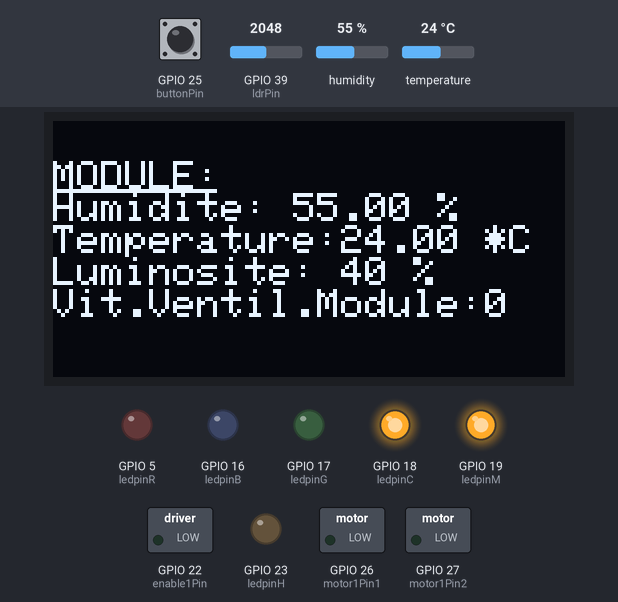
A program run on a simulated ESP32. Parts: 128×64 one-colour display, switched loads named in the program (green lamp = pin HIGH), output pins drawn as LEDs (lit = HIGH). Inputs (shaded band) come from the test bench; at power-on: temperature 24 °C, GPIO 39 (ldrPin) = 2048, humidity 55 %, GPIO 25 (buttonPin) LOW. WiFi joins after 1.5 s; servers stay silent unless stated; no MQTT or app messages arrive unless stated.

Above: at 4.8 s.
4.9 s: temperature set to 26 °C
At 14.9 s:
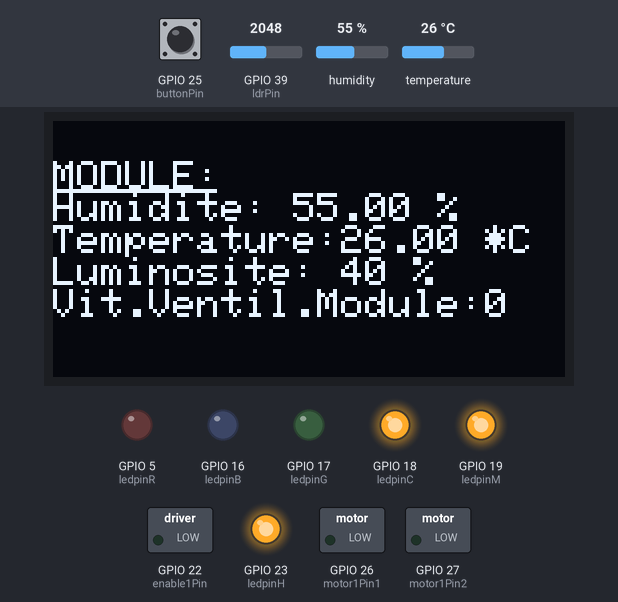
15.9 s: GPIO 39 (ldrPin) set to 2866
At 16.7 s:
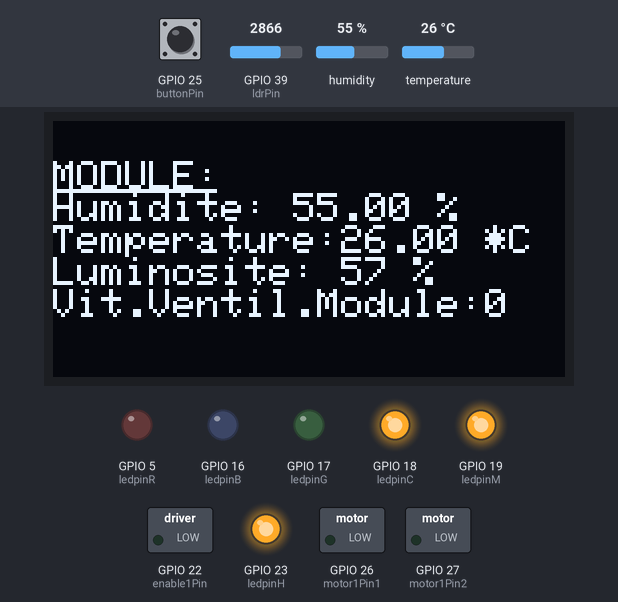
17.7 s: humidity set to 22 %
At 25.6 s:
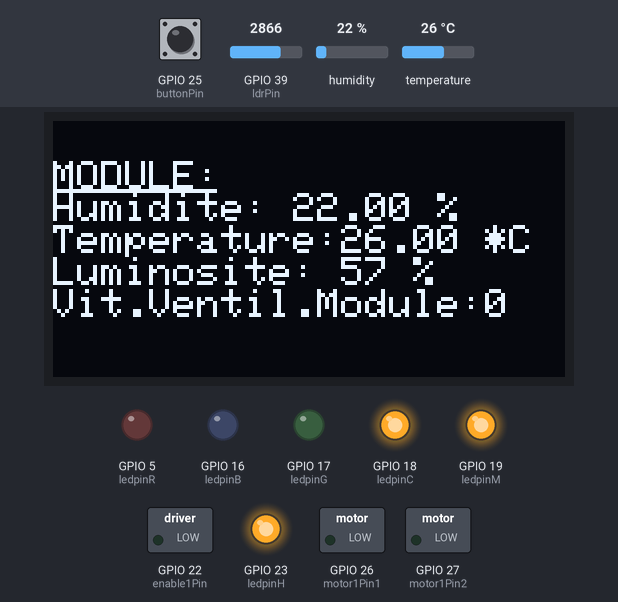
27.4 s: GPIO 39 (ldrPin) set to 3603
At 29.3 s:
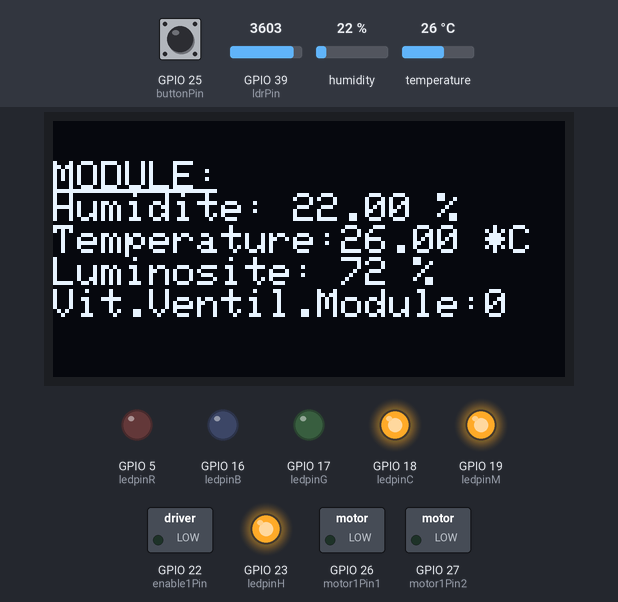
29.6 s: humidity set to 40 %
At 35.1 s:
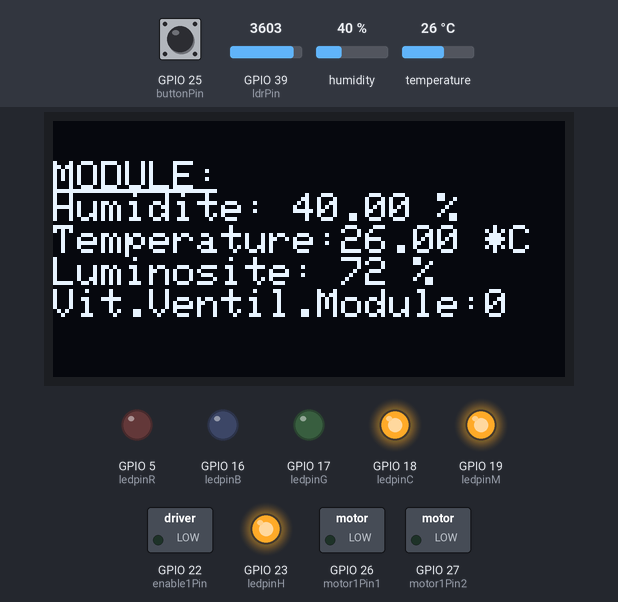
Timing chart, 0 to 36.6 s (numbered marks = the images above; inputs shaded):
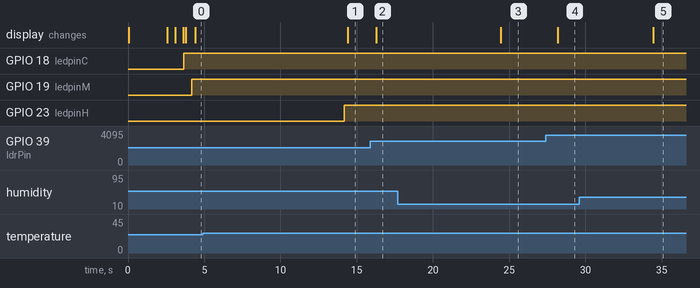

Measured:
- the behaviour switches between 24 and 25 °C on temperature (found by bisection; images 0 and 1)
- after the input at 4.9 s, GPIO 23 (ledpinH): LOW → HIGH after 9.3 s; the display: changes after 9.5 s (image 1)
- after the input at 15.9 s, the display: changes after 0.40 s (image 2)
- after the input at 17.7 s, the display: changes after 6.7 s (image 3)
- after the input at 27.4 s, the display: changes after 0.79 s (image 4)
- after the input at 29.6 s, the display: changes after 4.9 s (image 5)

The program:

main.cpp
```cpp
#include <WiFi.h>
#include <HTTPClient.h>
#include <Adafruit_Sensor.h>
#include <DHT.h>
#include <PubSubClient.h>
#include <ArduinoJson.h>
#include <SPIFFS.h>
#include <SD.h>
#include <ETH.h>
#include <Update.h>
#include <SPI.h>
#include <Wire.h>
#include <Adafruit_GFX.h>
#include <Adafruit_SSD1306.h>


#define SCREEN_WIDTH 128 // OLED display width, in pixels
#define SCREEN_HEIGHT 64 // OLED display height, in pixels
#define OLED_RESET     -1 // Reset pin # (or -1 if sharing Arduino reset pin)
#define SCREEN_ADDRESS 0x3C
#define SCREEN_ADDRESS2 0x3D

Adafruit_SSD1306 oled(SCREEN_WIDTH, SCREEN_HEIGHT, &Wire, OLED_RESET);

#define LOGO_HEIGHT   16
#define LOGO_WIDTH    16
#define DHTPIN 32     // Digital pin connected to the DHT sensor
#define DHTTYPE    DHT11     // DHT 11
DHT dht(DHTPIN, DHTTYPE);

const char *ssid = "Priamh";
const char *password = "123123123";
const char* mqtt_server = "192.168.137.1";

int state=0;
int compteurfan=0;
int compteurlang=0;


int cf=0;

int lumi=0;

const int buttonPin =25;
const int ledpinR = 5;
const int ledpinG = 17;
const int ledpinB = 16;

const int ledpinH = 23;
const int ledpinM = 19;
const int ledpinC = 18;

const int ldrPin = 39;

int motor1Pin1 = 26;
int motor1Pin2 = 27;
int enable1Pin = 22;
 String messageTemp;


static char temperatureTemp[7];
static char humidityTemp[7];
DynamicJsonDocument doc(256);
DynamicJsonDocument docRecep(512);
char json_string[256];
float t;
float h;

long now = millis();
long lastMeasure = 0;

WiFiClient espClient;
PubSubClient client;


void callback(String topic, byte* message, unsigned int length) {
  for (int i = 0; i < length; i++) {
    messageTemp += (char)message[i];


  }
  Serial.println(messageTemp);
  deserializeJson(docRecep , messageTemp);
  messageTemp="";

}

void reconnect() {
  // Loop until we're reconnected
  while (!client.connected()) {
    oled.setCursor(0, 10);       // set position to display
    oled.print("Attempting MQTT connection...");
      oled.display();
    // Attempt to connect
    if (client.connect("ESP32mod")) {
      oled.println("connected");
      oled.display();
      // Subscribe or resubscribe to a topic
      // You can subscribe to more topics (to control more LEDs in this example)
      client.subscribe("esp32OUT2");
    } else {
      // Wait 5 seconds before retrying
     vTaskDelay(pdMS_TO_TICKS(5000));
    }
  }
}
void screensetup(){
  // initialize OLED display with I2C address 0x3C
  if (!oled.begin(SSD1306_SWITCHCAPVCC, 0x3C)) {
    Serial.println(F("failed to start SSD1306 OLED"));
    while (1);
  }

  vTaskDelay(pdMS_TO_TICKS( 2000));         // wait two seconds for initializing

  oled.clearDisplay(); // clear display
  oled.setTextSize(1);         // set text size
  oled.setTextColor(WHITE);    // set text color
  oled.setCursor(0, 10);       // set position to display


}

void connectmqtt(){

  WiFi.mode(WIFI_STA);
  WiFi.begin(ssid, password);

  oled.setCursor(0, 10);       // set position to display

  oled.println("Started");
  oled.print("Connecting");
  while (WiFi.status() != WL_CONNECTED) {
  vTaskDelay(pdMS_TO_TICKS( 500));
  oled.print(".");
  oled.display();
  }
  client.setClient(espClient);
  client.setServer(mqtt_server,1883);
  client.setCallback(callback);
}


void espconnect(void *pvParameters ){

for(;;){

  if (!client.connected()) {
    reconnect();
  }
  if(!client.loop())
    client.connect("ESP8266Client");
}}
void dhtread(void *pvParameters){
  for(;;){

    lastMeasure = now;
    // Sensor readings may also be up to 2 seconds 'old' (its a very slow sensor)
    h = dht.readHumidity();
    // Read temperature as Celsius (the default)
    t = dht.readTemperature();

    // Check if any reads failed and exit early (to try again).
    if (isnan(h) || isnan(t)) {
      Serial.println("Failed to read from DHT sensor!");
    }
 vTaskDelay( pdMS_TO_TICKS( 10000 ) );
 }
}


void otherinfo(void *pvParameters){

  for(;;){

 compteurfan= int(docRecep["fan2"]);
    lumi= analogRead(ldrPin)/50;
    if(t>=25 ){
      digitalWrite(ledpinH,HIGH);
      digitalWrite(ledpinM,HIGH);
      digitalWrite(ledpinC,HIGH);
    }
    if(t<=18){
      digitalWrite(ledpinH,LOW);
      digitalWrite(ledpinM,LOW);
      digitalWrite(ledpinC,HIGH);
    }
    if(t<25 && t>18){
      digitalWrite(ledpinH,LOW);
      digitalWrite(ledpinM,HIGH);
      digitalWrite(ledpinC,HIGH);

    }

    if(digitalRead(buttonPin)==HIGH){
      int rouge = docRecep["rouge2"];
      int vert = docRecep["vert2"];
      int bleu = docRecep["bleu2"];
      analogWrite(ledpinR,rouge );
      analogWrite(ledpinG,vert);
      analogWrite(ledpinB,bleu);

    }
    if(digitalRead(buttonPin)==LOW){
      analogWrite(ledpinR,0 );
      analogWrite(ledpinG,0);
      analogWrite(ledpinB,0);

    }

    if(compteurfan==0){

  digitalWrite(enable1Pin, LOW);
  digitalWrite(motor1Pin2, LOW);

analogWrite(motor1Pin1, 0);


    }
     if(compteurfan==1){

  digitalWrite(enable1Pin, HIGH);
  digitalWrite(motor1Pin2, LOW);

analogWrite(motor1Pin1, 50);

    }
    if(compteurfan==2){

  digitalWrite(enable1Pin, HIGH);
  digitalWrite(motor1Pin2, LOW);

  analogWrite(motor1Pin1, 100);

    }
    if(compteurfan==3){

  digitalWrite(enable1Pin, HIGH);
  digitalWrite(motor1Pin2, LOW);
analogWrite(motor1Pin1, 200);

    }
    vTaskDelay( pdMS_TO_TICKS( 500 ) );
  }

}

void jsonadd(void *pvParameters){
  for(;;){
 dtostrf(t, 2, 2, temperatureTemp);
 dtostrf(h, 2, 2, humidityTemp);
 doc["temperaturemodule"] = temperatureTemp;
 doc["humiditymodule"] = humidityTemp;
 doc["luminosite"] = lumi;


 serializeJson(doc, json_string);
 vTaskDelay( pdMS_TO_TICKS( 500 ) );
 }
}

void displaydata(void *pvParameters){
  for(;;){

    compteurlang=int(docRecep["lang"]);

    cf=int(docRecep["degre"]);
    oled.clearDisplay();
    oled.setCursor(0, 10);       // set position to display
  vTaskDelay(pdMS_TO_TICKS(  100));

  if(compteurlang==0){
  oled.clearDisplay();
  oled.setCursor(0, 10);       // set position to display
  oled.println("MODULE:");
 oled.drawLine(0,17,40, 17, WHITE);
  oled.print("Humidite: ");
  oled.print(humidityTemp);
  oled.println(" %");
  oled.print("Temperature:");
  if(cf==0){
  oled.print(temperatureTemp);
  oled.println(" *C ");
  }
  if(cf==1){
  oled.print(String(((9*t)/5) +32));
  oled.println(" *F ");
  }
     oled.print("Luminosite: ");
  oled.print(String(lumi));
  oled.println(" %");
  oled.print("Vit.Ventil.Module:");
  oled.println(String(compteurfan));

  }

   if(compteurlang==1){
  oled.clearDisplay();
  oled.setCursor(0, 10);       // set position to display
  oled.println("MODULE:");
  oled.drawLine(0,17,40, 17, WHITE);
  oled.print("Humidity: ");
  oled.print(humidityTemp);
  oled.println(" %");
  oled.print("Temperature:");
  if(cf==0){
  oled.print(temperatureTemp);
  oled.println("*C");
  }
  if(cf==1){
  oled.print(String(((9*t)/5) +32));
  oled.println("*F");
  }
    oled.print("Luminosity: ");
  oled.print(String(lumi));
  oled.println(" %");
  oled.print("Fan speed module:");
  oled.println(String(compteurfan));


  }


  oled.display();

  vTaskDelay( pdMS_TO_TICKS( 500 ) );
}
}

void vTask1( void *pvParameters )
{


  for( ;; )
  {
    client.publish("esp32mod", json_string);
    vTaskDelay( pdMS_TO_TICKS( 500 ) );
  }
}


void setup() {
  Serial.begin(9600);
  vTaskDelay(pdMS_TO_TICKS( 10));
screensetup();
connectmqtt();
  dht.begin();

  pinMode(buttonPin, INPUT);
  pinMode(ledpinR,OUTPUT);
  pinMode(ledpinG,OUTPUT);
  pinMode(ledpinB,OUTPUT);
  pinMode(ledpinH,OUTPUT);
  pinMode(ledpinM,OUTPUT);
  pinMode(ledpinC,OUTPUT);
  pinMode(ldrPin, INPUT);
  pinMode(motor1Pin1, OUTPUT);
  pinMode(motor1Pin2, OUTPUT);
  pinMode(enable1Pin, OUTPUT);
  pinMode(ldrPin,INPUT);


xTaskCreatePinnedToCore(vTask1, "vTask1", 10000, NULL, 3, NULL,0 );
xTaskCreatePinnedToCore(espconnect, "esptask", 10000, NULL, 1, NULL, 1);
xTaskCreatePinnedToCore(jsonadd, "jsonreceivetask", 10000, NULL, 1, NULL, 1);
xTaskCreatePinnedToCore(displaydata, "displaytask", 10000, NULL, 1, NULL, 1);
xTaskCreatePinnedToCore(dhtread, "dhttask", 10000, NULL, 2, NULL, 1);
xTaskCreatePinnedToCore(otherinfo, "lampe", 10000, NULL, 1, NULL, 1);


}
void loop(){}
```
